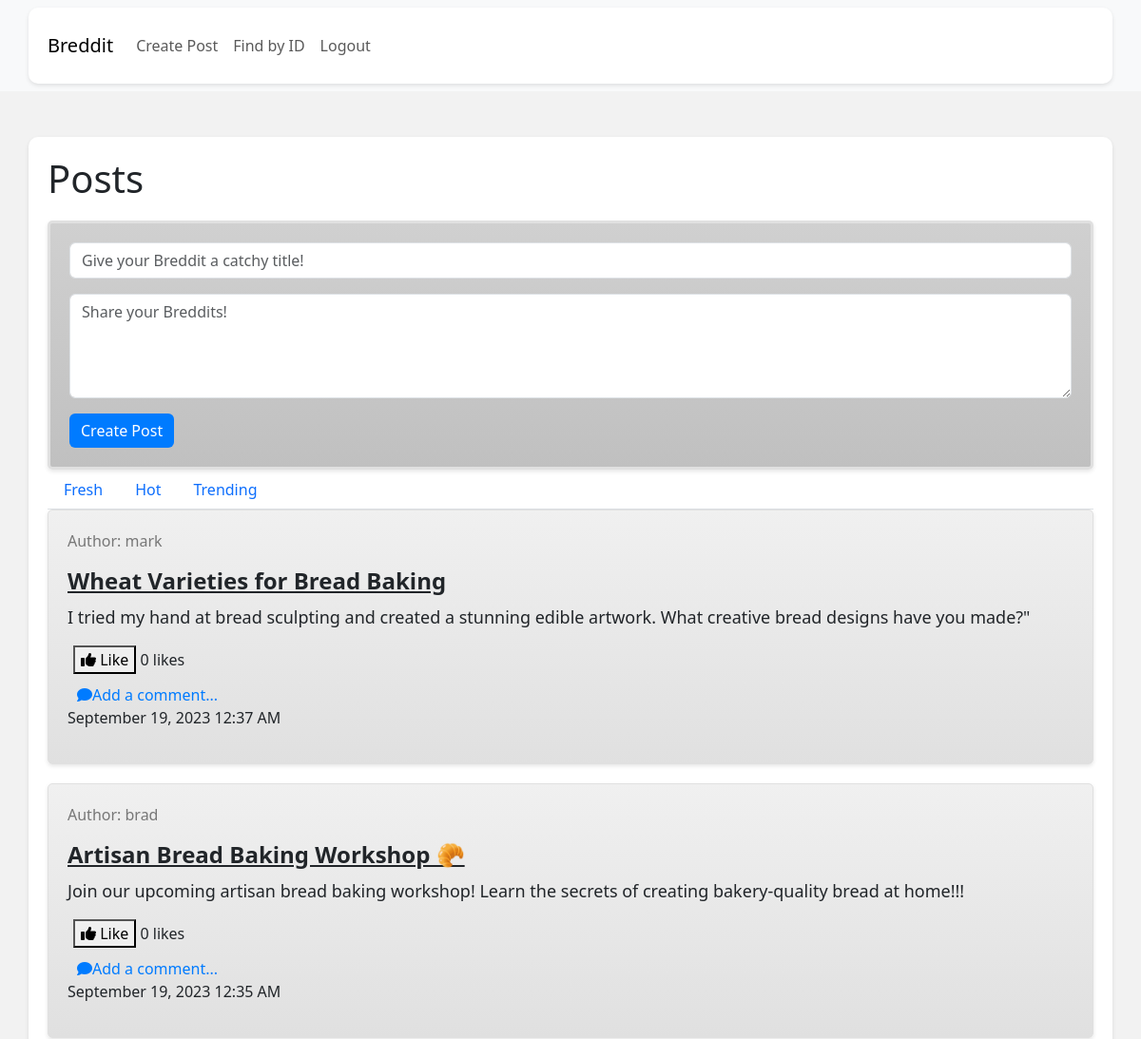
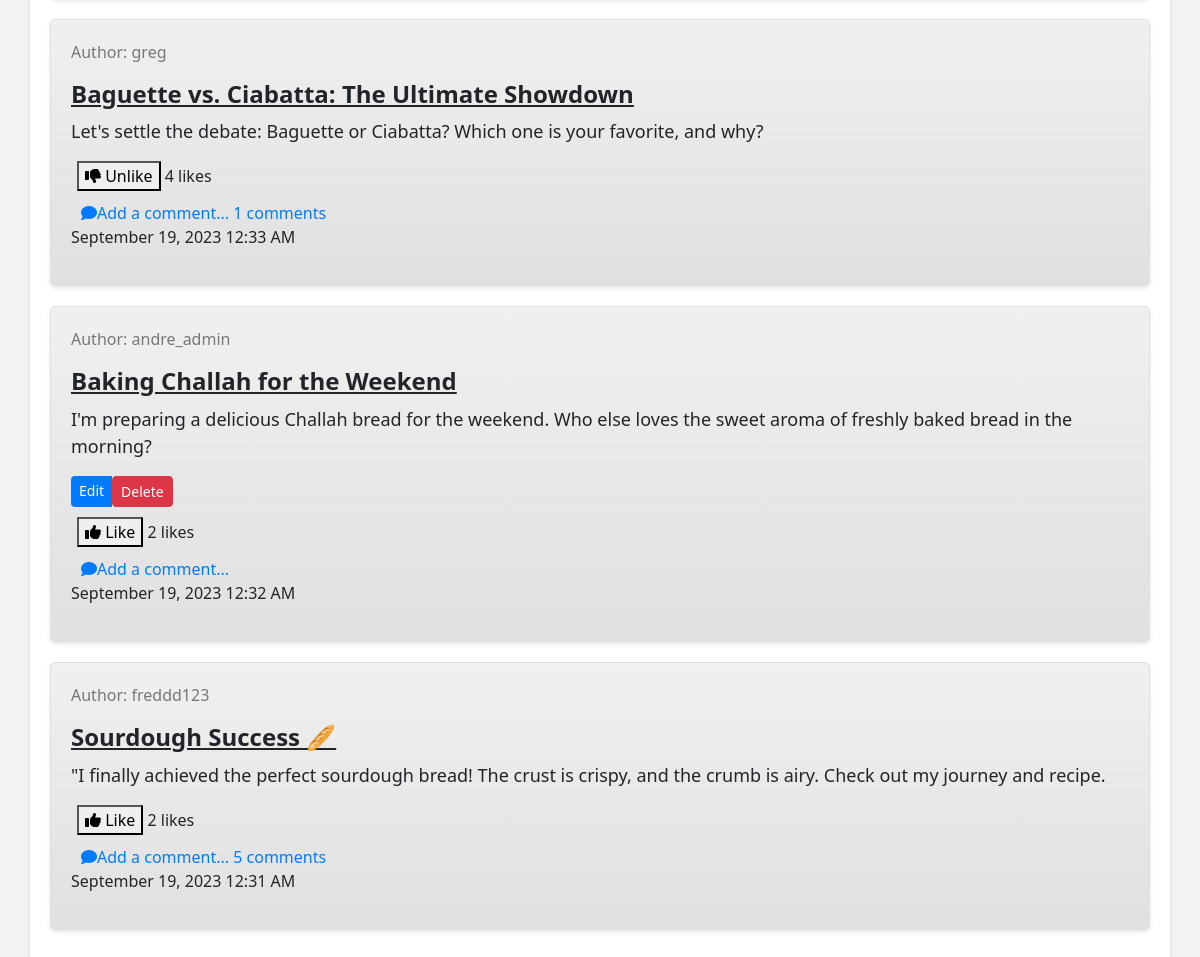
/posts/ (signed in), run on the app's committed database (2 pictures, top to bottom).
### bit_posts/models/post.py (models this page shows, shortened)
class Post(models.Model):
    title = models.CharField(
        _('Title'),
        max_length=255,
    )
    content = models.TextField(
        _('Text')
    )
    user = models.ForeignKey(
        get_user_model(),
        on_delete=models.CASCADE,
    )
    created_at = models.DateTimeField(
        auto_now_add=True,
    )
    updated_at = models.DateTimeField(
        auto_now=True,
    )
    upvotes = models.ManyToManyField(
        get_user_model(),
        related_name='upvoted_posts',
        blank=True,
    )

### bit_users/models/user.py (models this page shows)
class User(AbstractUser):
    pass

### bit_posts/views/post_views.py (the view)
# urls.py: path('', post_views.PostListView.as_view(), name='post-list-create'),
class PostListView(generics.ListCreateAPIView):
    serializer_class = post_serializers.PostSerializer
    permission_classes = (permissions.IsAuthenticatedOrReadOnly,)
    queryset = Post.objects.all().order_by('-created_at')
    def list(self, request, *args, **kwargs):
        filter_type = request.GET.get('filter', 'recent')
        if filter_type == 'likes':
            queryset = self.get_queryset().annotate(upvotes_count=Count('upvotes')).order_by('-upvotes_count', '-created_at')
        elif filter_type == 'comments':
            queryset = self.get_queryset().annotate(comments_count=Count('comments')).order_by('-comments_count', '-created_at')
        else:
            queryset = self.get_queryset().order_by('-created_at')
        return render(request, 'bit_posts/posts.html', {'object_list': queryset})

### bit_posts/templates/bit_posts/posts.html (shortened to what this page needs)
{% load static %}
<!DOCTYPE html>
<html lang="en">
<head>
    <link rel="stylesheet" type="text/css" href="{% static 'breddit/css/bit_posts/style.css' %}">
    <link href="https://cdn.jsdelivr.net/npm/bootstrap@5.3.0/dist/css/bootstrap.min.css" rel="stylesheet">
    <link rel="stylesheet" href="https://cdnjs.cloudflare.com/ajax/libs/font-awesome/6.4.0/css/all.min.css">
</head>
<body>
    <nav class="navbar navbar-expand-lg navbar-light bg-light">
        <div class="container">
            <a class="navbar-brand" href="{% url 'home' %}">Breddit</a>
            <div class="collapse navbar-collapse" id="navbarNav">
                {% if user.is_authenticated %}
                <ul class="navbar-nav ml-auto ">
                    <li class="nav-item">
                        <a class="nav-link" href="{% url 'bit_posts:post-list-create' %}">Create Post</a>
                    </li>
                    <li class="nav-item">
                        <a class="nav-link" href="{% url 'bit_posts:find-by-id' %}">Find by ID</a>
                    </li>
                    <li class="nav-item">
                        <a class="nav-link" href="{% url 'bit_users:logout' %}">Logout</a>
                    </li>
                </ul>
                {% endif %}
            </div>
        </div>
    </nav>
    <div class="container mt-5 mt-4" id="post-list-container">
        <h1>Posts</h1>
        {% if user.is_authenticated %}
        <div class="post-form">
            <form method="post" action="{% url 'bit_posts:post-list-create' %}" id="post-form">
                <div class="mb-3">
                    <input type="text" class="form-control" placeholder="Give your Breddit a catchy title!" name="title" required>
                </div>
                <div class="mb-3">
                    <textarea class="form-control" placeholder="Share your Breddits!" name="content" rows="4" required></textarea>
                </div>
                <button type="submit" class="btn btn-primary">Create Post</button>
            </form>
        </div>
        {% endif %}
        <ul class="nav nav-tabs" id="post-filter-tabs" role="tablist">
            <li class="nav-item" role="presentation">
                <a class="nav-link fresh-tab {% if not filter_type or filter_type == 'recent' %}{% endif %}" href="?filter=recent">Fresh</a>
            </li>
            <li class="nav-item" role="presentation">
                <a class="nav-link hot-tab {% if filter_type == 'likes' %}{% endif %}" href="?filter=likes">Hot</a>
            </li>
            <li class="nav-item" role="presentation">
                <a class="nav-link trending-tab {% if filter_type == 'comments' %}{% endif %}" href="?filter=comments">Trending</a>
            </li>
        </ul>
        {% for post in object_list %}
<div class="post">
    <p class="post-author">Author: {{ post.user.username }}</p>
    <h3 class="post-title" style="text-decoration: underline;">{{ post.title }}</h3>
    <p class="post-content">{{ post.content }}</p>
    {% if user.is_authenticated and post.user == user %}
    <div class="btn-group" style="margin-bottom: 10px;">
        <a href="{% url 'bit_posts:update-post' post.id %}" class="btn btn-primary btn-sm edit-post-button">Edit</a>
        <form method="post" action="{% url 'bit_posts:delete-post' post.id %}" onsubmit="return confirm('Are you sure you want to delete this post?');">
            <button class="btn btn-danger btn-sm delete-post-button" type="submit">Delete</button>
        </form>
    </div>
    {% endif %}
    <div class="custom-button" style="margin-left: 6px;">
        {% if user.is_authenticated %}
        <form action="{% url 'bit_posts:upvote-post' post.id %}" method="post">
            <button type="submit" class="like-button">
                {% if request.user in post.upvotes.all %}
                    <i class="fas fa-thumbs-down"></i> Unlike
                {% else %}
                    <i class="fas fa-thumbs-up"></i> Like
                {% endif %}
            </button>
            <span class="likes-count" id="like-count-{{ post.id }}">{{ post.upvotes.count }}</span> likes
        </form>
        {% else %}
        <a href="{% url 'bit_users:signup' %}" style="text-decoration: none; color: inherit;">
            <i class="fas fa-thumbs-up"></i> Like
        </a>
        <span class="likes-count" id="like-count-{{ post.id }}">{{ post.upvotes.count }}</span> likes
        {% endif %}
    </div>
    <div class="custom-button" style="margin-top: 10px;">
        <a href="{% url 'bit_posts:create-comment' post_id=post.id %}" class="comment-link">
            <i class="fas fa-comment"></i>
            <span class="comment-text">
                Add a comment...{% if post.comments.count %} {{ post.comments.count }} comments{% endif %}
            </span>
        </a>
    </div>
    <p class="post-datetime">{{ post.created_at|date:"F j, Y g:i A" }}</p>
</div>
{% endfor %}
</body>
</html>

### bit_posts/templates/bit_posts/posts.html (style rules this page uses)
body { background-color: #f2f2f2; }
.container { background-color: #ffffff; padding: 20px; border-radius: 10px; box-shadow: 0 2px 4px rgba(0, 0, 0, 0.1); }
.post { margin-bottom: 20px; padding: 20px; border: 1px solid #e0e0e0; border-radius: 5px; background: linear-gradient(to bottom, #f0f0f0, #e0e0e0); box-shadow: 0 2px 4px rgba(0, 0, 0, 0.1); transition: transform 0.2s ease-in-out, box-shadow 0.2s ease-in-out, background 0.2s ease-in-out, border 0.2s ease-in-out; }
.post-title { font-size: 24px; font-weight: bold; margin-bottom: 10px; }
.post-content { font-size: 18px; }
.post-author { font-size: 16px; color: #777777; }
.post-form { margin-top: 20px; }
.btn-primary { background-color: #007bff; border: none; }
.comment-link { display: inline-flex; align-items: center; color: #007bff; text-decoration: none; margin-left: 10px; }

### data on the page
Post: user.username "mark", title "Wheat Varieties for Bread Baking", content "I tried my hand at bread sculpting and created a stunning edible artwork. What creative bread designs have you made?\"", shows "Like", upvotes.count "0", created_at "September 19, 2023 12:37 AM"
Post: user.username "brad", title "Artisan Bread Baking Workshop 🥐", content "Join our upcoming artisan bread baking workshop! Learn the secrets of creating bakery-quality bread at home!!!", shows "Like", upvotes.count "0", created_at "September 19, 2023 12:35 AM"
Post: user.username "greg", title "Baguette vs. Ciabatta: The Ultimate Showdown", content "Let's settle the debate: Baguette or Ciabatta? Which one is your favorite, and why?", shows "Unlike", upvotes.count "4", comments.count "1", created_at "September 19, 2023 12:33 AM"
Post: user.username "andre_admin", title "Baking Challah for the Weekend", content "I'm preparing a delicious Challah bread for the weekend. Who else loves the sweet aroma of freshly baked bread in the morning?", shows "Edit", shows "Like", upvotes.count "2", created_at "September 19, 2023 12:32 AM"
Post: user.username "freddd123", title "Sourdough Success 🥖", content "\"I finally achieved the perfect sourdough bread! The crust is crispy, and the crumb is airy. Check out my journey and recipe.", shows "Like", upvotes.count "2", comments.count "5", created_at "September 19, 2023 12:31 AM"
